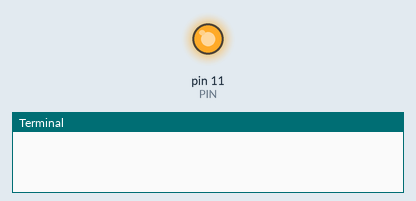
Bench run of a program on a simulated Raspberry Pi (header pin numbers). Shown: output pins drawn as LEDs (lit = HIGH), the last lines printed to the terminal.

Above: at 1.0 s.
At 3.0 s:
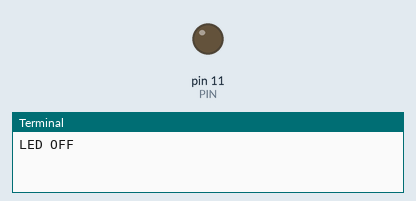
Timing chart, 0 to 5.2 s (numbered marks = the images above):
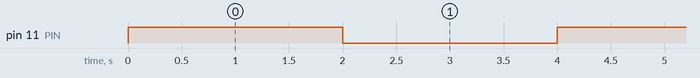

Measured:
- by itself, pin 11 (PIN): alternates HIGH for 2.0 s and LOW for 2.0 s

The program:

BlinkLed.py
```python
#! /uusr/lib/python2.7
import RPi.GPIO as GPIO
import time
PIN = 11
GPIO.setmode(GPIO.BOARD)
GPIO.setup(PIN, GPIO.OUT)
while True:
	GPIO.output(PIN, True)
	time.sleep(2)
	print 'LED OFF'
	GPIO.output(PIN, False)
	time.sleep(2)
	print 'LED ON'
```
